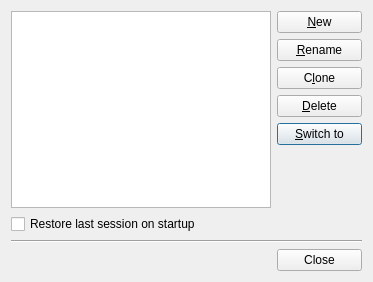
<?xml version="1.0" encoding="UTF-8"?>
<ui version="4.0">
 <class>ProjectExplorer::Internal::SessionDialog</class>
 <widget class="QDialog" name="ProjectExplorer::Internal::SessionDialog">
  <property name="geometry">
   <rect>
    <x>0</x>
    <y>0</y>
    <width>373</width>
    <height>282</height>
   </rect>
  </property>
  <property name="windowTitle">
   <string>Session Manager</string>
  </property>
  <layout class="QGridLayout" name="gridLayout">
   <item row="0" column="0">
    <widget class="QListWidget" name="sessionList">
     <property name="sizePolicy">
      <sizepolicy hsizetype="Expanding" vsizetype="Expanding">
       <horstretch>1</horstretch>
       <verstretch>1</verstretch>
      </sizepolicy>
     </property>
    </widget>
   </item>
   <item row="0" column="1" rowspan="2">
    <layout class="QVBoxLayout" name="verticalLayout">
     <property name="leftMargin">
      <number>0</number>
     </property>
     <property name="rightMargin">
      <number>0</number>
     </property>
     <item>
      <widget class="QPushButton" name="btCreateNew">
       <property name="text">
        <string>&amp;New</string>
       </property>
      </widget>
     </item>
     <item>
      <widget class="QPushButton" name="btRename">
       <property name="text">
        <string>&amp;Rename</string>
       </property>
      </widget>
     </item>
     <item>
      <widget class="QPushButton" name="btClone">
       <property name="text">
        <string>C&amp;lone</string>
       </property>
      </widget>
     </item>
     <item>
      <widget class="QPushButton" name="btDelete">
       <property name="text">
        <string>&amp;Delete</string>
       </property>
      </widget>
     </item>
     <item>
      <widget class="QPushButton" name="btSwitch">
       <property name="text">
        <string>&amp;Switch to</string>
       </property>
       <property name="default">
        <bool>true</bool>
       </property>
      </widget>
     </item>
     <item>
      <spacer name="verticalSpacer">
       <property name="orientation">
        <enum>Qt::Vertical</enum>
       </property>
       <property name="sizeHint" stdset="0">
        <size>
         <width>85</width>
         <height>48</height>
        </size>
       </property>
      </spacer>
     </item>
    </layout>
   </item>
   <item row="1" column="0">
    <widget class="QCheckBox" name="autoLoadCheckBox">
     <property name="toolTip">
      <string>Automatically restore the last session when Qt Creator is started.</string>
     </property>
     <property name="text">
      <string>Restore last session on startup</string>
     </property>
    </widget>
   </item>
   <item row="2" column="0" colspan="2">
    <widget class="Line" name="line">
     <property name="orientation">
      <enum>Qt::Horizontal</enum>
     </property>
    </widget>
   </item>
   <item row="3" column="1">
    <widget class="QDialogButtonBox" name="buttonBox">
     <property name="sizePolicy">
      <sizepolicy hsizetype="Expanding" vsizetype="Fixed">
       <horstretch>0</horstretch>
       <verstretch>0</verstretch>
      </sizepolicy>
     </property>
     <property name="orientation">
      <enum>Qt::Vertical</enum>
     </property>
     <property name="standardButtons">
      <set>QDialogButtonBox::Close</set>
     </property>
     <property name="centerButtons">
      <bool>true</bool>
     </property>
    </widget>
   </item>
  </layout>
 </widget>
 <resources/>
 <connections>
  <connection>
   <sender>buttonBox</sender>
   <signal>rejected()</signal>
   <receiver>ProjectExplorer::Internal::SessionDialog</receiver>
   <slot>reject()</slot>
   <hints>
    <hint type="sourcelabel">
     <x>191</x>
     <y>244</y>
    </hint>
    <hint type="destinationlabel">
     <x>114</x>
     <y>237</y>
    </hint>
   </hints>
  </connection>
  <connection>
   <sender>buttonBox</sender>
   <signal>accepted()</signal>
   <receiver>ProjectExplorer::Internal::SessionDialog</receiver>
   <slot>accept()</slot>
   <hints>
    <hint type="sourcelabel">
     <x>246</x>
     <y>237</y>
    </hint>
    <hint type="destinationlabel">
     <x>78</x>
     <y>216</y>
    </hint>
   </hints>
  </connection>
 </connections>
</ui>
